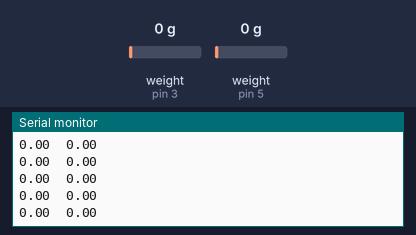
The sketch below on a simulated Arduino Uno, built with avr-gcc and run on an emulated ATmega328P. On the bench: the last lines printed to the serial monitor. Inputs (shaded band) come from the test bench; at power-on: weight on the scale (sensors on pin 3, pin 5) 0 g.

Above: at 6.0 s.
6.1 s: weight on the scale (sensor on pin 3) set to 100 g
At 6.11 s:
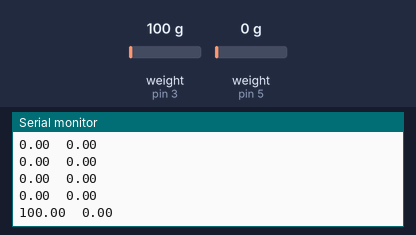
7.6 s: weight on the scale (sensor on pin 5) set to 100 g
At 7.61 s:
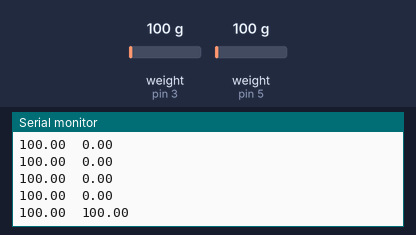
9.1 s: weight on the scale (sensor on pin 3) set to 1250 g
At 9.11 s:
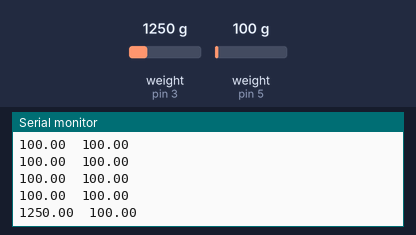
10.6 s: weight on the scale (sensor on pin 5) set to 1250 g
At 10.61 s:
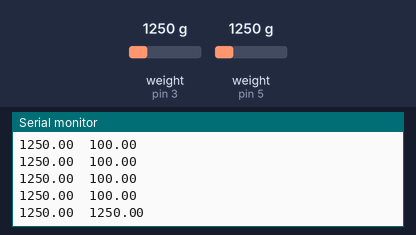
Timing chart, 0 to 13.1 s (numbered marks = the images above; inputs shaded):
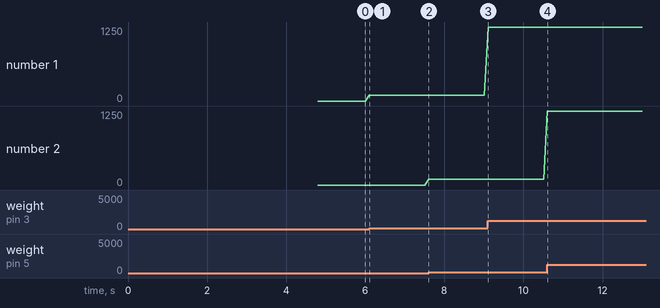

Measured:
- after the input at 6.1 s, the serial monitor: prints a new line at once (image 1)
- after the input at 7.6 s, the serial monitor: prints a new line at once (image 2)
- after the input at 9.1 s, the serial monitor: prints a new line at once (image 3)
- after the input at 10.6 s, the serial monitor: prints a new line at once (image 4)
- plotted number 1: 0 → 100 after the input at 6.1 s, 100 → 1250 after the input at 9.1 s

The sketch:

Jog_Racing_LoadCells.ino
```cpp
#include <HX711_ADC.h>
#include <EEPROM.h>

//pins:
const int HX711_dout_1 = 3; //mcu > HX711 no 1 dout pin
const int HX711_sck_1 = 2; //mcu > HX711 no 1 sck pin
const int HX711_dout_2 = 5; //mcu > HX711 no 2 dout pin
const int HX711_sck_2 = 4; //mcu > HX711 no 2 sck pin

//HX711 constructor (dout pin, sck pin)
HX711_ADC LoadCell_1(HX711_dout_1, HX711_sck_1); //HX711 1
HX711_ADC LoadCell_2(HX711_dout_2, HX711_sck_2); //HX711 2

const int calVal_eepromAdress_1 = 0; // eeprom adress for calibration value load cell 1 (4 bytes)
const int calVal_eepromAdress_2 = 4; // eeprom adress for calibration value load cell 2 (4 bytes)
unsigned long t = 0;

void setup() {
  Serial.begin(115200);
  Serial.println();
  //Serial.println("Starting...");

  float calibrationValue_1; // calibration value load cell 1
  float calibrationValue_2; // calibration value load cell 2

  calibrationValue_1 = 696.0; // uncomment this if you want to set this value in the sketch
  calibrationValue_2 = 733.0; // uncomment this if you want to set this value in the sketch

  LoadCell_1.begin();
  LoadCell_2.begin();

  unsigned long stabilizingtime = 2000; // tare preciscion can be improved by adding a few seconds of stabilizing time
  boolean _tare = true; //set this to false if you don't want tare to be performed in the next step
  byte loadcell_1_rdy = 0;
  byte loadcell_2_rdy = 0;
  while ((loadcell_1_rdy + loadcell_2_rdy) < 2) { //run startup, stabilization and tare, both modules simultaniously
    if (!loadcell_1_rdy) loadcell_1_rdy = LoadCell_1.startMultiple(stabilizingtime, _tare);
    if (!loadcell_2_rdy) loadcell_2_rdy = LoadCell_2.startMultiple(stabilizingtime, _tare);
  }
  if (LoadCell_1.getTareTimeoutFlag()) {
    Serial.println("Timeout, check MCU>HX711 no.1 wiring and pin designations");
  }
  if (LoadCell_2.getTareTimeoutFlag()) {
    Serial.println("Timeout, check MCU>HX711 no.2 wiring and pin designations");
  }
  LoadCell_1.setCalFactor(calibrationValue_1); // user set calibration value (float)
  LoadCell_2.setCalFactor(calibrationValue_2); // user set calibration value (float)
  //Serial.println("Startup is complete");
}

void loop() {
  static boolean newDataReady = 0;
  const int serialPrintInterval = 0; //increase value to slow down serial print activity

  // check for new data/start next conversion:
  if (LoadCell_1.update()) newDataReady = true;
  LoadCell_2.update();

  //get smoothed value from data set
  if ((newDataReady)) {
    if (millis() > t + serialPrintInterval) {
      float a = LoadCell_1.getData();
      float b = LoadCell_2.getData();
      //Serial.print("Load_cell 1 output val: ");
      Serial.print(a);
      //Serial.print("    Load_cell 2 output val: ");
      Serial.print("  ");
      Serial.println(b);
      newDataReady = 0;
      t = millis();
    }
    delay(0.001);
  }

}
```
